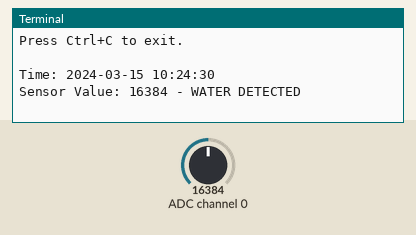
Recording of a program running on a simulated Raspberry Pi (BCM pin numbers). On the bench: the last lines printed to the terminal. Inputs (shaded band) come from the test bench; at power-on: ADC channel 0 = 16384 (analog values on the 0–32767 scale). The clock reads 2024-03-15 10:24:30 at power-on unless the program sets it.

Above: at 1.2 s.
1.3 s: ADC channel 0 set to 4173
At 4.5 s:
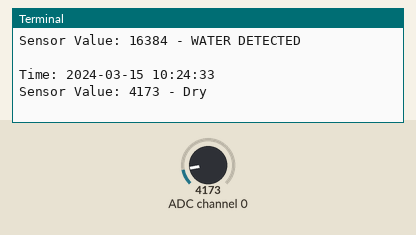
7.8 s: ADC channel 0 set to 3932
At 9.8 s:
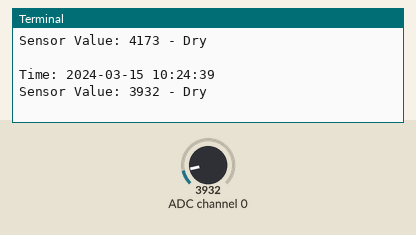
Timing chart, 0 to 11.3 s (numbered marks = the images above; inputs shaded):
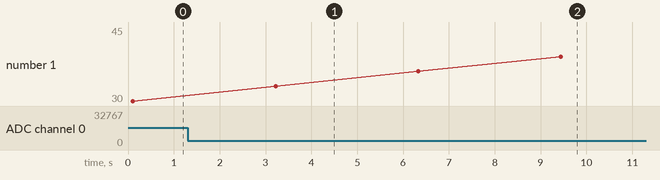

Measured:
- after the input at 1.3 s, the terminal: prints a new line after 1.9 s (image 1)
- after the input at 7.8 s, the terminal: prints a new line after 1.6 s (image 2)

The program:

diyables-water-sensor-external-power.py
```python
# DIYables Water Sensor + Adafruit ADS1115 script (Gemini 2.5 Pro) (water sensor powered externally)
# EXPERIMENT FAILED - SCRIPT WILL NOT BE USED

"""
testing environment: Raspberry Pi 5
                 OS: Raspberry Pi OS / Debian 13 (trixie)
             Python: 3.13.x (ensured compatibility with Python 3.10 for other testing environments)
"""

import time
from datetime import datetime
import board
import busio
import digitalio
import adafruit_ads1x15.ads1115 as ADS
from adafruit_ads1x15.analog_in import AnalogIn

# --- Configuration ---

# This is the GPIO pin powering the sensor (VCC)
#SENSOR_POWER_PIN = board.D17

# This is a placeholder. You MUST calibrate this value!
# See the calibration section below.
WATER_THRESHOLD = 4500

# --- Setup ---

# Set up the I2C bus
i2c = busio.I2C(board.SCL, board.SDA)

# Create the ADC object
try:
    ads = ADS.ADS1115(i2c)
except ValueError:
    print("I2C Error: ADS1115 not found. Check your wiring!")
    exit()

# Create an analog input channel on a given pin
# ADC pin list:
# A0: (ads, 0)
# A1: (ads, 1)
# A2: (ads, 2)
# A3: (ads, 3)
chan0 = AnalogIn(ads, 0)

# Setup the sensor power pin as an output
#sensor_power = digitalio.DigitalInOut(SENSOR_POWER_PIN)
#sensor_power.direction = digitalio.Direction.OUTPUT

print("Water sensor test script running.")
print("Press Ctrl+C to exit.\n")

# --- Main Loop ---

try:
    while True:
        # Power ON the sensor
        #sensor_power.value = True

        # Wait a fraction of a second for the sensor to stabilize
        time.sleep(0.1)

        # Read the raw analog value
        # The ADS1115 gives a 16-bit value (0-65535)
        raw_value_0 = chan0.value

        # Power OFF the sensor to prevent corrosion
        #sensor_power.value = False

        # Timestamp
        timestamp = datetime.now().strftime("%Y-%m-%d %H:%M:%S")

        # --- Logic ---
        print(f"Time: {timestamp}")

        if raw_value_0 > WATER_THRESHOLD:
            print(f"Sensor Value: {raw_value_0} - WATER DETECTED\n")
        else:
            print(f"Sensor Value: {raw_value_0} - Dry\n")

        # Wait 3 seconds before the next reading
        # (same value as DHT22 script)
        time.sleep(3)

except KeyboardInterrupt:
    print("Script stopped by user.")
    #sensor_power.value = False # Ensure sensor is off
```
